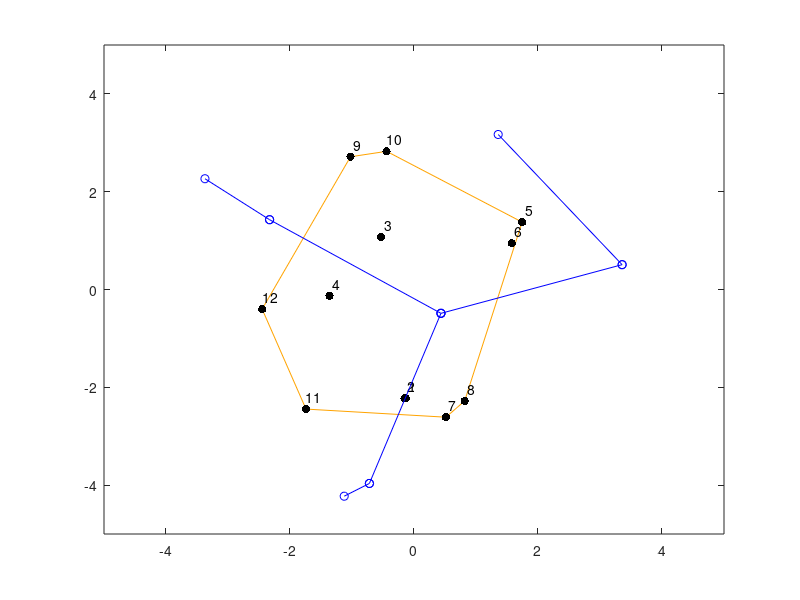
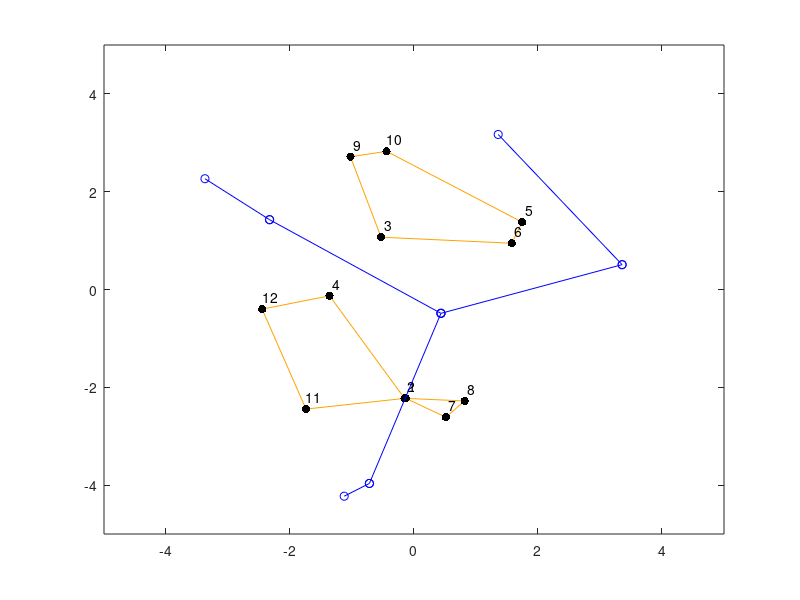

Here is the MATLAB script that generated these plots, in order:


points = [-0.1325 -2.2267; -0.1525 -2.2267; -0.5319  1.0698; -1.3628 -0.1296;  1.7438  1.3784;  1.5770  0.9458;  0.5147 -2.6114;  0.8169 -2.2797; -1.0244  2.7143; -0.4422  2.8257; -1.7421 -2.4453; -2.4492 -0.4012]
linesegments = [-1.1258 -4.2270 -0.7196 -3.9662; -0.7196 -3.9662  0.4347 -0.4873; -2.3293  1.4275 -3.3717  2.2654; -2.3293  1.4275  0.4347 -0.4873;  1.3579  3.1700  3.3566  0.5079;  3.3566  0.5079  0.4347 -0.4873] % Each row is line with format [x1 y1 x2 y2];

ls = reshape([linesegments nan(size(linesegments,1),2)]', 2, [])';
ch = convhull( points(:,1), points(:,2) );



figure(15);
plot( points(ch,1) , points(ch,2), 'Color', [1 0.64 0]);
hold on;
scatter( points(:,1), points(:,2), [], 'k', 'filled');
text( points(:,1), points(:,2)+0.25, cellstr(num2str([1:size(points,1)]')), 'Color','black');
scatter( ls(:,1), ls(:,2) , 'b');
plot( ls(:,1), ls(:,2) , 'b');
xlim([-5 5]); ylim([-5 5]);
hold off;

ch1 = [9 10 5 6 3 9];
ch2 = [12 4 2 11 12];
ch3 = [1 8 7 1];


figure(16);
plot( points(ch1,1) , points(ch1,2), 'Color', [1 0.64 0]);
hold on;
plot( points(ch2,1) , points(ch2,2), 'Color', [1 0.64 0]);
plot( points(ch3,1) , points(ch3,2), 'Color', [1 0.64 0]);
scatter( points(:,1), points(:,2), [], 'k', 'filled');
text( points(:,1), points(:,2)+0.25, cellstr(num2str([1:size(points,1)]')), 'Color','black');
scatter( ls(:,1), ls(:,2) , 'b');
plot( ls(:,1), ls(:,2) , 'b');
xlim([-5 5]); ylim([-5 5]);
hold off;